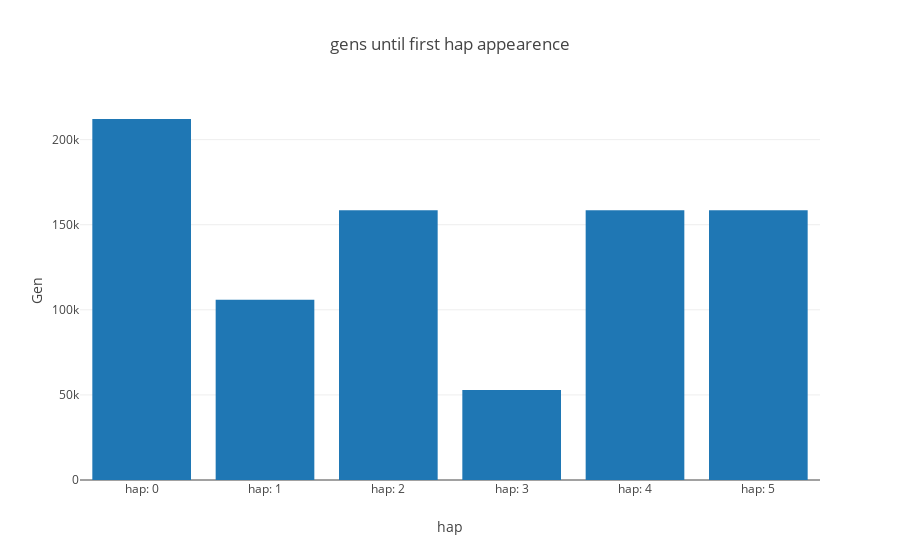

The notebook cell saved with this chart:
### Code cell
def plot_InfSites_gens(mrcas,point_up,root_lib,range_theta,Theta,height= 500,width= 900):
    
    from structure_tools.Coal_tools import tree_descent
    
    hap_frame= [[''.join([str(x) for x in z])] for z in mrcas]
    hap_frame= list(range(len(Anc_poss)))

    hap_frame= pd.DataFrame(hap_frame,columns= ['hap_id'])
    hap_frame["hap"]= [''.join([str(x) for x in z]) for z in mrcas]
    
    Ncols= 1
    titles= [''.join([str(x) for x in y]) for y in mrcas]
    
    fig= []
    vals= []

    for gp in range(len(titles)):
        
        title= titles[gp]

        sink, starters= get_sinks(mrcas[gp],root_lib,point_up)
        
        t1 = time.time()
        if len(starters):
        
            #node_weigths, paths_reverse = tree_descent(root_lib,point_up,sink,init= starters,Theta= thet)

            #probe_rec= node_weigths[0][0]

            node_weigths, paths_reverse, node_bins, paths_vector = tree_descent_gen(root_lib,point_up,sink,Theta= Theta,mu= mut_rate)
            
            paths_vector= paths_reverse[0][0]
            average_gen= np.mean(paths_vector)
            
            vals.append(average_gen)
    
    
    fig = [go.Bar(
        x= ['hap: {}'.format(x) for x in range(len(titles))],
        y= vals
    )]
            
    
    layout = go.Layout(
        title= 'gens until first hap appearence',
        barmode='group',
        xaxis= dict(
            title= 'hap'
        ),
        yaxis= dict(
            title= 'Gen'
        )
    )
    
    Figure= go.Figure(data= fig, layout= layout)
    
    hap_frame['t']= [round(c,3) for c in vals]
    
    return hap_frame, Figure



sink= max(root_lib.keys())

if 0 not in root_lib[sink].keys():
    while 0 not in root_lib[sink].keys():
        sink -= 1


Anc_poss= root_lib[sink][-2]

hap_frame, fig_gens= plot_InfSites_gens(Anc_poss,point_up,root_lib,range_theta,Theta= Theta,height= 500,width= 900)

iplot(fig_gens)

### Figure 1 — Plotly figure (JSON) as saved in the notebook; plotly's stock layout.template omitted (floating-point values rounded to 4 significant figures)
{"data": [{"type": "bar", "uid": "1566e4d7-bc04-4625-a72b-bb80dc6fb1cc", "x": ["hap: 0", "hap: 1", "hap: 2", "hap: 3", "hap: 4", "hap: 5"], "y": [212100.0, 105900.0, 158500.0, 52900.0, 158500.0, 158500.0]}], "layout": {"barmode": "group", "title": "gens until first hap appearence", "xaxis": {"title": "hap"}, "yaxis": {"title": "Gen"}}}
